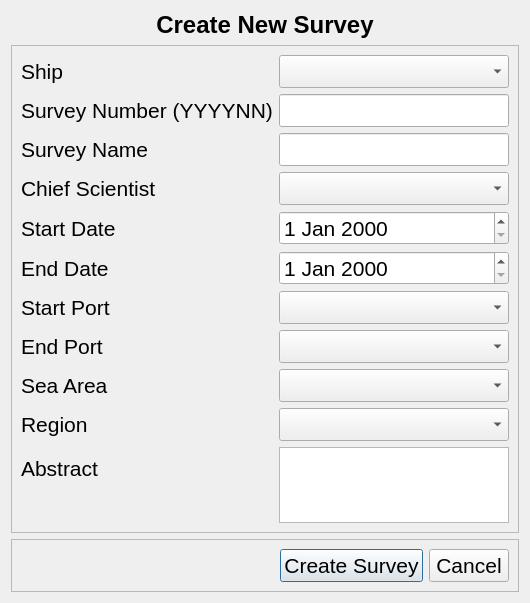
<?xml version="1.0" encoding="UTF-8"?>
<ui version="4.0">
 <class>newSurveyDlg</class>
 <widget class="QDialog" name="newSurveyDlg">
  <property name="geometry">
   <rect>
    <x>0</x>
    <y>0</y>
    <width>530</width>
    <height>603</height>
   </rect>
  </property>
  <property name="windowTitle">
   <string>Create New Survey</string>
  </property>
  <layout class="QVBoxLayout" name="verticalLayout">
   <item>
    <widget class="QLabel" name="label_12">
     <property name="font">
      <font>
       <pointsize>18</pointsize>
       <weight>75</weight>
       <bold>true</bold>
      </font>
     </property>
     <property name="text">
      <string>Create New Survey</string>
     </property>
     <property name="alignment">
      <set>Qt::AlignCenter</set>
     </property>
    </widget>
   </item>
   <item>
    <widget class="QFrame" name="frame_2">
     <property name="font">
      <font>
       <pointsize>16</pointsize>
      </font>
     </property>
     <property name="frameShape">
      <enum>QFrame::StyledPanel</enum>
     </property>
     <property name="frameShadow">
      <enum>QFrame::Raised</enum>
     </property>
     <layout class="QFormLayout" name="formLayout">
      <property name="fieldGrowthPolicy">
       <enum>QFormLayout::AllNonFixedFieldsGrow</enum>
      </property>
      <item row="2" column="0">
       <widget class="QLabel" name="label">
        <property name="font">
         <font>
          <pointsize>16</pointsize>
         </font>
        </property>
        <property name="text">
         <string>Ship</string>
        </property>
       </widget>
      </item>
      <item row="2" column="1">
       <widget class="QComboBox" name="cbShip">
        <property name="font">
         <font>
          <pointsize>16</pointsize>
         </font>
        </property>
       </widget>
      </item>
      <item row="3" column="0">
       <widget class="QLabel" name="label_10">
        <property name="font">
         <font>
          <pointsize>16</pointsize>
         </font>
        </property>
        <property name="text">
         <string>Survey Number (YYYYNN)</string>
        </property>
       </widget>
      </item>
      <item row="3" column="1">
       <widget class="QLineEdit" name="surveyNumEdit">
        <property name="font">
         <font>
          <pointsize>16</pointsize>
         </font>
        </property>
        <property name="toolTip">
         <string>&lt;html&gt;&lt;head/&gt;&lt;body&gt;&lt;p&gt;Year and cruise number typically in the form YYYYNN where YYYY is the year and NN is the cruise number. Example: 201608&lt;/p&gt;&lt;/body&gt;&lt;/html&gt;</string>
        </property>
       </widget>
      </item>
      <item row="4" column="0">
       <widget class="QLabel" name="label_2">
        <property name="font">
         <font>
          <pointsize>16</pointsize>
         </font>
        </property>
        <property name="text">
         <string>Survey Name</string>
        </property>
       </widget>
      </item>
      <item row="4" column="1">
       <widget class="QLineEdit" name="surveyNameEdit">
        <property name="font">
         <font>
          <pointsize>16</pointsize>
         </font>
        </property>
       </widget>
      </item>
      <item row="5" column="0">
       <widget class="QLabel" name="label_9">
        <property name="font">
         <font>
          <pointsize>16</pointsize>
         </font>
        </property>
        <property name="text">
         <string>Chief Scientist</string>
        </property>
       </widget>
      </item>
      <item row="7" column="0">
       <widget class="QLabel" name="label_3">
        <property name="font">
         <font>
          <pointsize>16</pointsize>
         </font>
        </property>
        <property name="text">
         <string>Start Date</string>
        </property>
       </widget>
      </item>
      <item row="7" column="1">
       <widget class="QDateEdit" name="startDateEdit">
        <property name="font">
         <font>
          <pointsize>16</pointsize>
         </font>
        </property>
       </widget>
      </item>
      <item row="8" column="0">
       <widget class="QLabel" name="label_4">
        <property name="font">
         <font>
          <pointsize>16</pointsize>
         </font>
        </property>
        <property name="text">
         <string>End Date</string>
        </property>
       </widget>
      </item>
      <item row="8" column="1">
       <widget class="QDateEdit" name="endDateEdit">
        <property name="font">
         <font>
          <pointsize>16</pointsize>
         </font>
        </property>
       </widget>
      </item>
      <item row="9" column="0">
       <widget class="QLabel" name="label_5">
        <property name="font">
         <font>
          <pointsize>16</pointsize>
         </font>
        </property>
        <property name="text">
         <string>Start Port</string>
        </property>
       </widget>
      </item>
      <item row="10" column="0">
       <widget class="QLabel" name="label_6">
        <property name="font">
         <font>
          <pointsize>16</pointsize>
         </font>
        </property>
        <property name="text">
         <string>End Port</string>
        </property>
       </widget>
      </item>
      <item row="14" column="0">
       <widget class="QLabel" name="label_8">
        <property name="font">
         <font>
          <pointsize>16</pointsize>
         </font>
        </property>
        <property name="text">
         <string>Abstract</string>
        </property>
       </widget>
      </item>
      <item row="12" column="1">
       <widget class="QComboBox" name="cbSeaArea">
        <property name="font">
         <font>
          <pointsize>16</pointsize>
         </font>
        </property>
        <property name="toolTip">
         <string>&lt;html&gt;&lt;head/&gt;&lt;body&gt;&lt;p&gt;The IHO sea area where the majority of the survey took place.&lt;/p&gt;&lt;/body&gt;&lt;/html&gt;</string>
        </property>
       </widget>
      </item>
      <item row="12" column="0">
       <widget class="QLabel" name="label_7">
        <property name="font">
         <font>
          <pointsize>16</pointsize>
         </font>
        </property>
        <property name="text">
         <string>Sea Area</string>
        </property>
       </widget>
      </item>
      <item row="13" column="1">
       <widget class="QComboBox" name="cbRegion">
        <property name="font">
         <font>
          <pointsize>16</pointsize>
         </font>
        </property>
        <property name="toolTip">
         <string>&lt;html&gt;&lt;head/&gt;&lt;body&gt;&lt;p&gt;The region the survey took place. This is used primarily in the creation of the survey title in the metadata exports from the database. &lt;/p&gt;&lt;/body&gt;&lt;/html&gt;</string>
        </property>
       </widget>
      </item>
      <item row="13" column="0">
       <widget class="QLabel" name="label_11">
        <property name="font">
         <font>
          <pointsize>16</pointsize>
         </font>
        </property>
        <property name="text">
         <string>Region</string>
        </property>
       </widget>
      </item>
      <item row="14" column="1">
       <widget class="QPlainTextEdit" name="abstractEdit">
        <property name="font">
         <font>
          <pointsize>16</pointsize>
         </font>
        </property>
        <property name="toolTip">
         <string>&lt;html&gt;&lt;head/&gt;&lt;body&gt;&lt;p&gt;The description of the survey. This is used as the survey description in the metadata export. Often it is completed post survey.&lt;/p&gt;&lt;/body&gt;&lt;/html&gt;</string>
        </property>
       </widget>
      </item>
      <item row="5" column="1">
       <widget class="QComboBox" name="cbChiefSci">
        <property name="font">
         <font>
          <pointsize>16</pointsize>
         </font>
        </property>
       </widget>
      </item>
      <item row="10" column="1">
       <widget class="QComboBox" name="cbEndPort">
        <property name="font">
         <font>
          <pointsize>16</pointsize>
         </font>
        </property>
       </widget>
      </item>
      <item row="9" column="1">
       <widget class="QComboBox" name="cbStartPort">
        <property name="font">
         <font>
          <pointsize>16</pointsize>
         </font>
        </property>
       </widget>
      </item>
     </layout>
    </widget>
   </item>
   <item>
    <spacer name="verticalSpacer">
     <property name="font">
      <font>
       <pointsize>16</pointsize>
      </font>
     </property>
     <property name="orientation">
      <enum>Qt::Vertical</enum>
     </property>
     <property name="sizeHint" stdset="0">
      <size>
       <width>20</width>
       <height>40</height>
      </size>
     </property>
    </spacer>
   </item>
   <item>
    <widget class="QFrame" name="frame">
     <property name="font">
      <font>
       <pointsize>16</pointsize>
      </font>
     </property>
     <property name="frameShape">
      <enum>QFrame::StyledPanel</enum>
     </property>
     <property name="frameShadow">
      <enum>QFrame::Raised</enum>
     </property>
     <layout class="QHBoxLayout" name="horizontalLayout">
      <item>
       <spacer name="horizontalSpacer">
        <property name="font">
         <font>
          <pointsize>16</pointsize>
         </font>
        </property>
        <property name="orientation">
         <enum>Qt::Horizontal</enum>
        </property>
        <property name="sizeHint" stdset="0">
         <size>
          <width>40</width>
          <height>20</height>
         </size>
        </property>
       </spacer>
      </item>
      <item>
       <widget class="QPushButton" name="createBtn">
        <property name="font">
         <font>
          <pointsize>16</pointsize>
         </font>
        </property>
        <property name="text">
         <string>Create Survey</string>
        </property>
       </widget>
      </item>
      <item>
       <widget class="QPushButton" name="cancelBtn">
        <property name="font">
         <font>
          <pointsize>16</pointsize>
         </font>
        </property>
        <property name="text">
         <string>Cancel</string>
        </property>
       </widget>
      </item>
     </layout>
    </widget>
   </item>
  </layout>
 </widget>
 <resources/>
 <connections/>
</ui>
